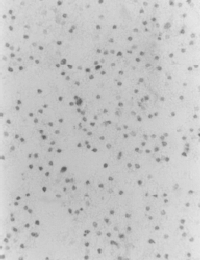
#> input picture thresh2.png, 200 x 260 px
$ python ejercicio2.py
#> lines starting #> are read from the running program, lines starting #| are printed output that depends on the picture; after the words box and inside, x2 and y2 are one past the last pixel; in counts of white or black regions, pixels touching at a corner belong together
import cv2
import numpy as np
from matplotlib import pyplot as plt

#img = cv2.imread('thresh2.jpg')
#gray = cv2.cvtColor(img,cv2.COLOR_RGB2GRAY)
#neg=255-gray
img = cv2.imread('thresh2.png', cv2.IMREAD_GRAYSCALE)
#> img is the input picture: shape (260, 200); min 89, max 235, mean 197.6
cv2.imshow('thresh2', img)
#cv2.imshow('gray', gray)
#cv2.imshow('neg',neg)


def No_saludables(img):
    h, w = img.shape
#> h = 260; w = 200
    gray = cv2.imread('thresh2.png', cv2.IMREAD_GRAYSCALE)
    for i in range(h):
        for j in range(w):
            if(img[i][j]<=170):#Le ponemos el valor de 170 guiandonos de nuestro histograma
                gray[i][j]=255
            else:
                gray[i][j]=0
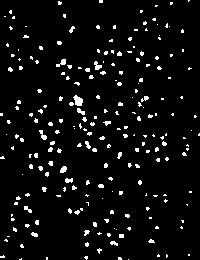
#> gray: shape (260, 200); 5.2% white in thin lines or dots
    cv2.imshow('Sin celulas saludables',gray)


#cv2.imshow('thresholdin',threshold_binary)


No_saludables(img)

#Generamos un histograma
hist = cv2.calcHist([img], [0], None, [256], [0, 255])
#> hist = 256 values, max 5022 at index 197, min 0 at index 0, mean 203.1

plt.plot(hist, color='gray' )
plt.xlabel('intensidad de iluminacion')
plt.ylabel('cantidad de pixeles')
plt.show()
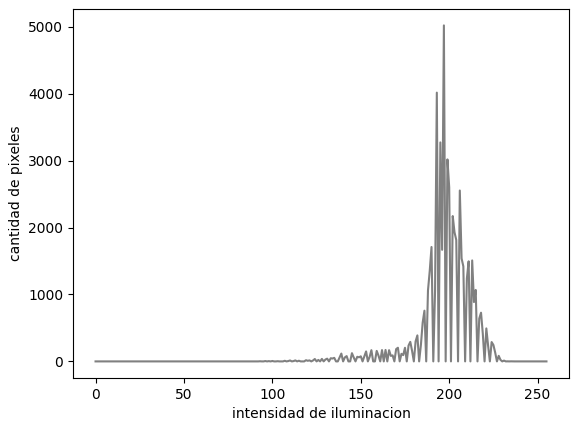
#> figure drawn by matplotlib, 1 panel; curve peaks at x = 197, y = 5022

cv2.waitKey(0)
cv2.destroyAllWindows()

$ run again, with thresh1.png copied over thresh2.png
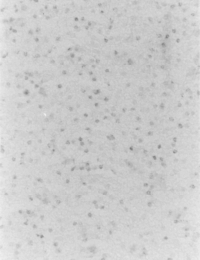
#> input picture thresh1.png, 200 x 260 px
#> img is the input picture: shape (260, 200); min 126, max 240, mean 204.4
#> after the loop in No_saludables, `for i in range(h):`:
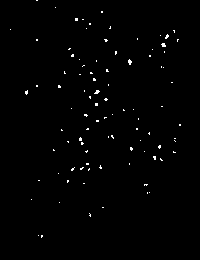
#> gray: shape (260, 200); 0.8% white in thin lines or dots, all inside (x1, y1, x2, y2) = (10, 0, 181, 238)
#> hist = 256 values, max 4135 at index 206, min 0 at index 0, mean 203.1
#> `plt.show()`:
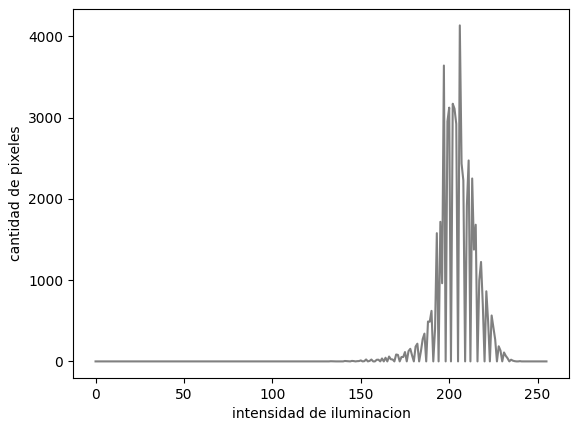
#> figure drawn by matplotlib, 1 panel; curve peaks at x = 206, y = 4135

$ run again, with thresh3.png copied over thresh2.png
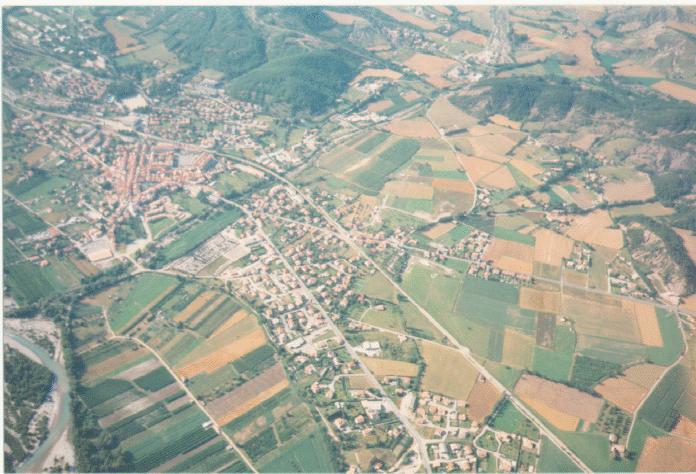
#> input picture thresh3.png, 696 x 474 px
#> after the loop in No_saludables, `for i in range(h):`:
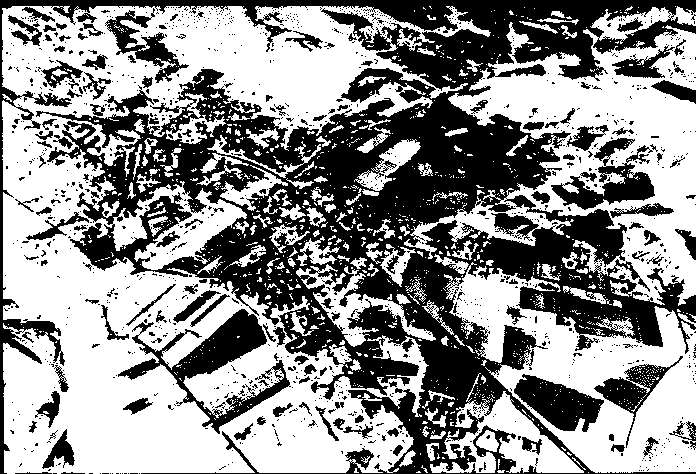
#> gray: shape (474, 696); 56.5% white; 1273 black regions (1134 under 20 px), largest, box (x1, y1, x2, y2) and area: (0, 0, 696, 474) 112431, (118, 309, 291, 434) 5433, (514, 374, 604, 432) 2815
#> hist = 256 values, max 12706 at index 183, min 0 at index 0, mean 1288.7
#> `plt.show()`:
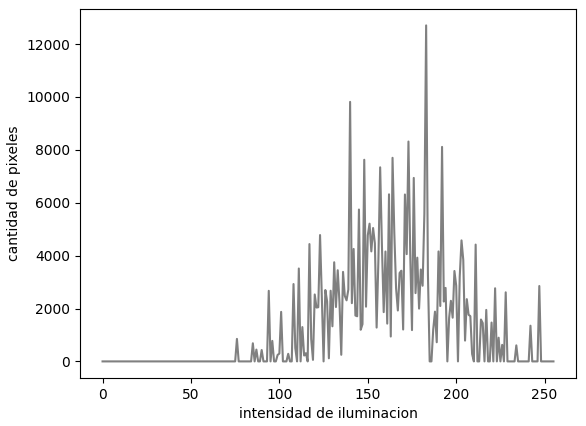
#> figure drawn by matplotlib, 1 panel; curve peaks at x = 183, y = 12706
